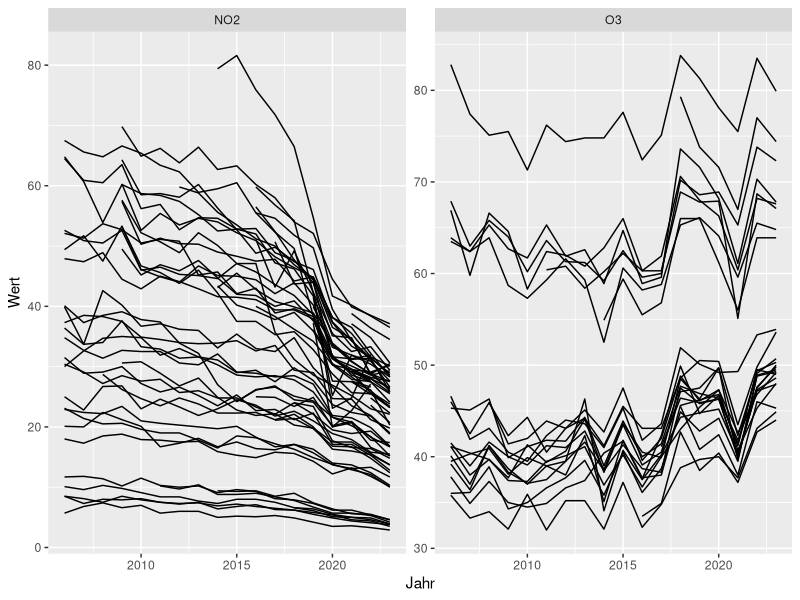
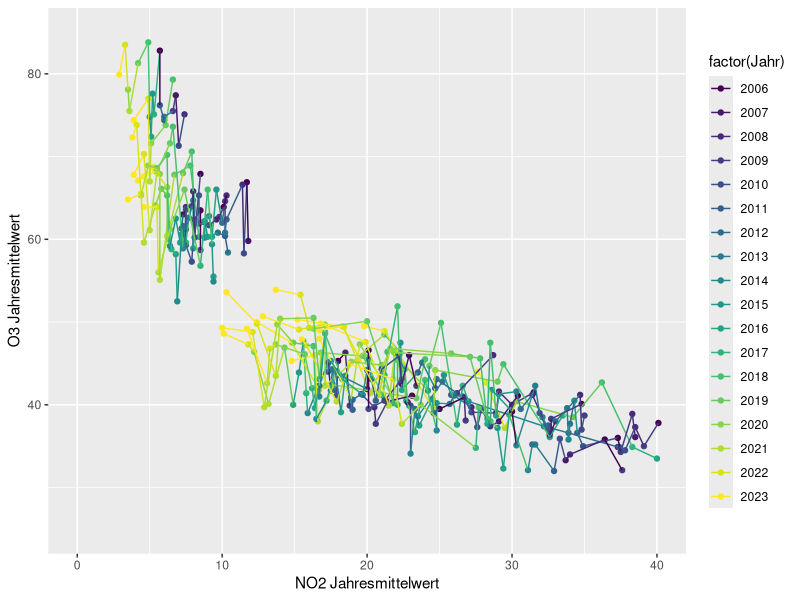
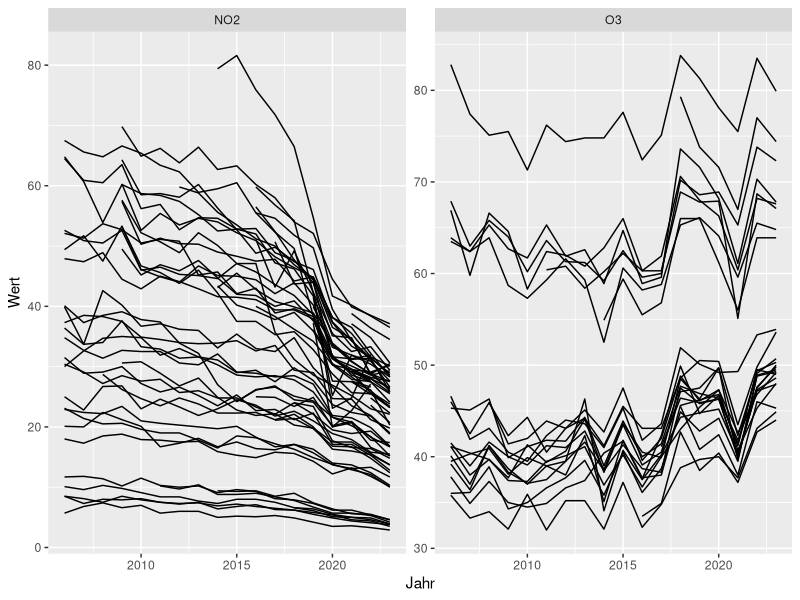
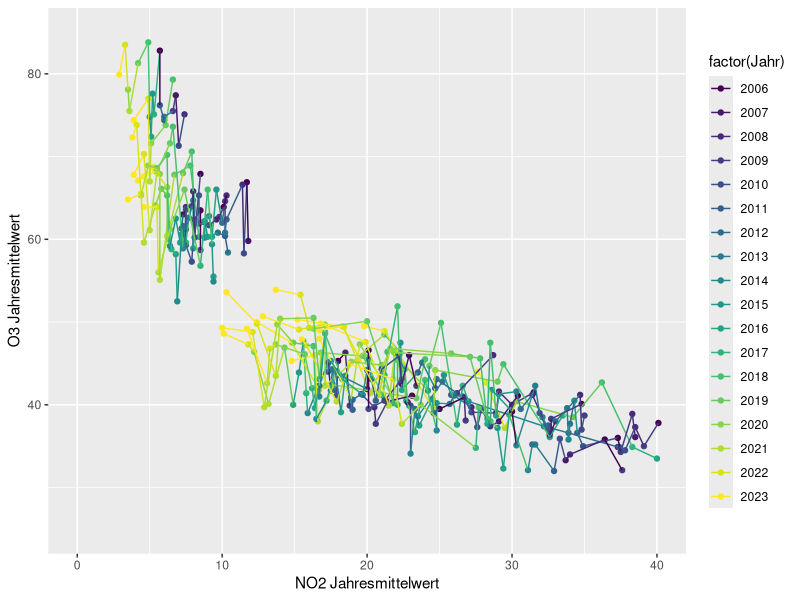

Here is the R script that generated these plots, in order:
library(tidyverse)
library(readr)
library(viridis)

no2 <- read_delim(
  "data/no2.txt",
  delim = ";",
  escape_double = FALSE,
  trim_ws = TRUE,
  locale = locale(decimal_mark = ",")
) %>%
  select(where(function(x)
    ! all(is.na(x)))) %>% 
  mutate(Stoff="NO2")

o3 <- read_delim(
  "data/o3.txt",
  delim = ";",
  escape_double = FALSE,
  trim_ws = TRUE,
  locale = locale(decimal_mark = ",")
) %>%
  select(where(function(x)
    ! all(is.na(x)))) %>% 
  mutate(Stoff="O3")

beide <- bind_rows(no2, o3) %>% 
  pivot_longer(-c(Station, Stoff), names_to="Jahr", values_to="Wert")%>% 
  filter(!is.na(Wert)) %>% 
  mutate(Jahr=as.numeric(Jahr))

beide %>% 
  ggplot(aes(x=Jahr, y=Wert, group=Station))+
  geom_line(aes(group=Station))+
  facet_wrap(vars(Stoff), scales="free_y")

ggsave(
  "O3_NO2_Zeitverlauf.png",
  width = 20,
  height = 10,
  dpi = 300
)

beide %>%
  pivot_wider(names_from = Stoff, values_from = Wert) %>%
  ggplot(aes(x = NO2, y = O3)) +
  xlab("NO2 Jahresmittelwert") + ylab("O3 Jahresmittelwert") +
  geom_point(aes(color = factor(Jahr))) +
  geom_line(aes(color = factor(Jahr), group = Station)) +
  scale_color_viridis(discrete=TRUE, option="viridis")+
  coord_cartesian(xlim = c(0, 40), ylim = c(25, 85))

ggsave(
  "O3_NO2_Korrelation.png",
  width = 20,
  height = 10,
  dpi = 300
)
